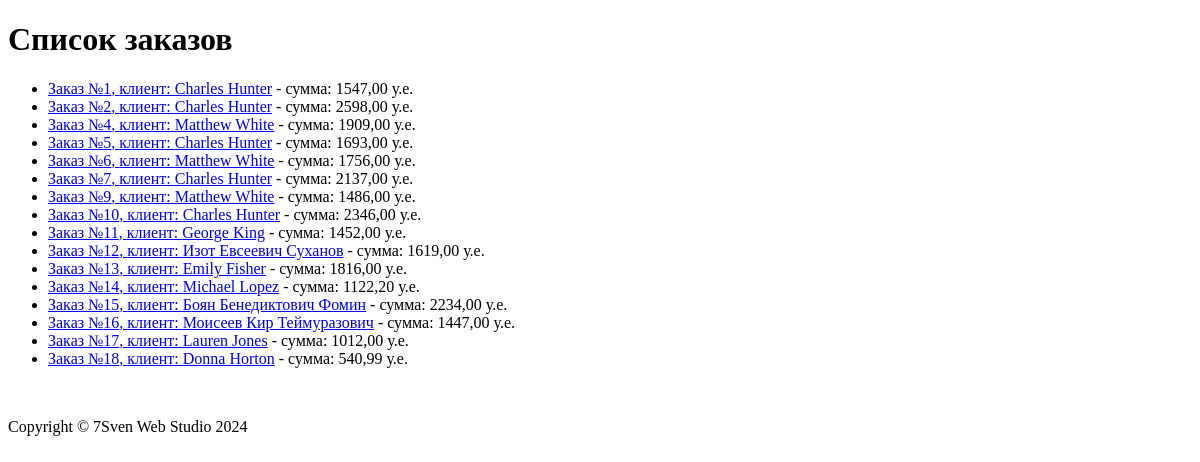
Before: /orders/list/ with the older database file.
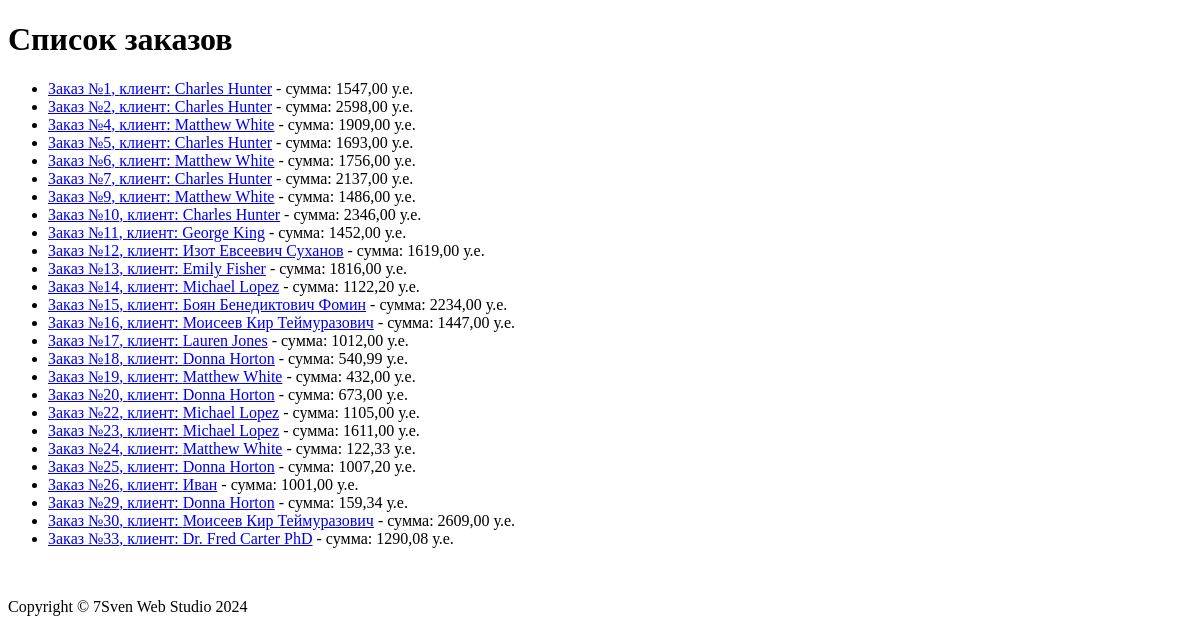
After: the same page with the newer database file.
### orders/models.py (models this page shows, shortened)
class Order(models.Model):
    customer = models.ForeignKey(Customer, on_delete=models.CASCADE, verbose_name='Клиент')
    products = models.ManyToManyField(Product, verbose_name='Товары')
    total_amount = models.DecimalField(default=0, max_digits=10, decimal_places=2, verbose_name='Сумма заказа')
    order_date = models.DateField(auto_now_add=True, verbose_name='Дата заказа')
    class Meta:
        verbose_name = 'Заказ'
        verbose_name_plural = 'Заказы'

### customers/models.py (models this page shows)
class Customer(models.Model):
    name = models.CharField(max_length=255, verbose_name='Имя клиента')
    email = models.EmailField(verbose_name='Почтовый адрес')
    phone_number = models.CharField(max_length=15, verbose_name='Номер телефона')
    address = models.TextField(verbose_name='Адрес')
    registration_date = models.DateField(auto_now_add=True, verbose_name='Дата регистрации')
    def __str__(self):
        return self.name
    class Meta:
        verbose_name = 'Клиент'
        verbose_name_plural = 'Клиенты'

### orders/views.py (the view)
# urls.py: path('list/', fetch_order_list, name='order_list'),
def fetch_order_list(request):
    orders = Order.objects.all()
    return render(request, 'orders/order_list.html', {'orders': orders})

### orders/templates/orders/order_list.html (shortened to what this page needs)
{% extends 'base.html' %}
{% block content %}
    <h1>Список заказов</h1>
    <ul>
        {% for order in orders %}
        <li><a href="{% url 'order_view' order.id %}">Заказ №{{ order.id }}, </a>
            <a href="{% url 'customer_orders' order.customer.id %}">клиент: {{ order.customer }}</a>
             - сумма: {{ order.total_amount }} у.е.
        </li>
        {% empty %}
        <li>Список заказов пуст</li>
        {% endfor %}
    </ul>
{% endblock %}

### templates/base.html (shortened to what this page needs)
<!doctype html>
<html lang="ru">
<head>
</head>
<body>
    {% block content %}{% endblock %}
    <footer>
        <br>
        {% load i18n %}
        {% now "Y" as current_year %}
    </footer>
</body>
</html>

Changed rows visible on the page:
added Order: id "19", customer "Matthew White", total_amount "432,00"
added Order: id "20", customer "Donna Horton", total_amount "673,00"
added Order: id "22", customer "Michael Lopez", total_amount "1105,00"
added Order: id "23", customer "Michael Lopez", total_amount "1611,00"
added Order: id "24", customer "Matthew White", total_amount "122,33"
added Order: id "25", customer "Donna Horton", total_amount "1007,20"
added Order: id "26", customer "Иван", total_amount "1001,00"
added Order: id "29", customer "Donna Horton", total_amount "159,34"
added Order: id "30", customer "Моисеев Кир Теймуразович", total_amount "2609,00"
added Order: id "33", customer "Dr. Fred Carter PhD", total_amount "1290,08"
